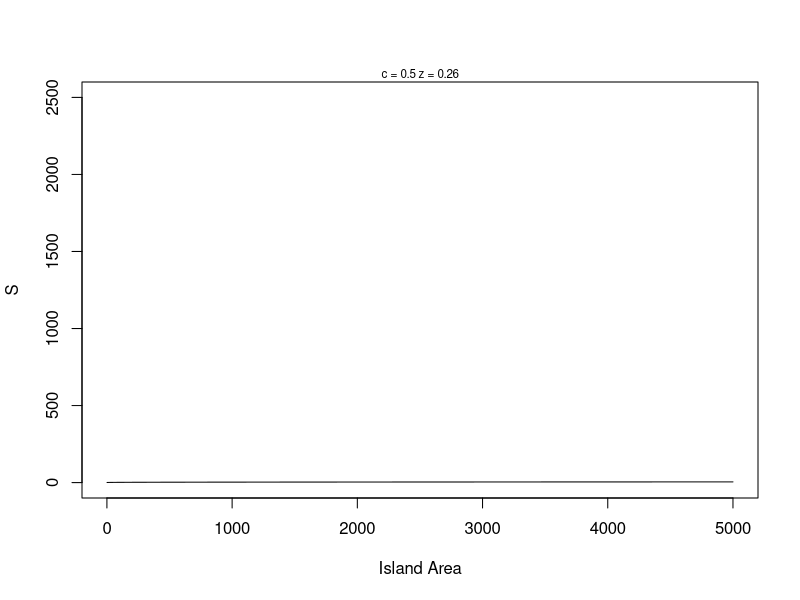
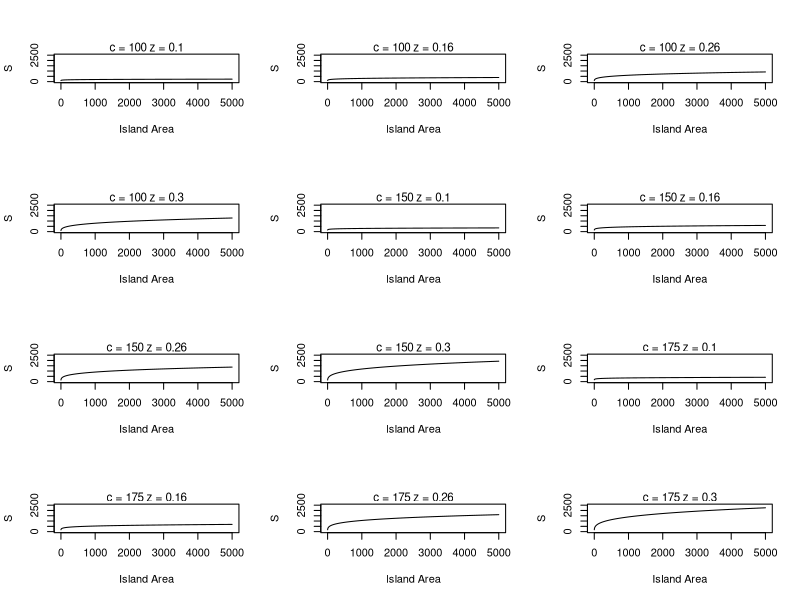
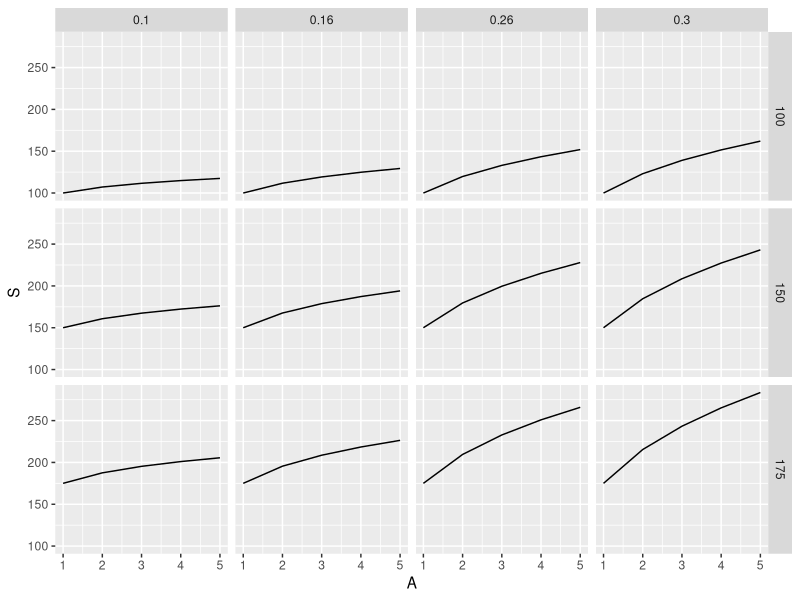
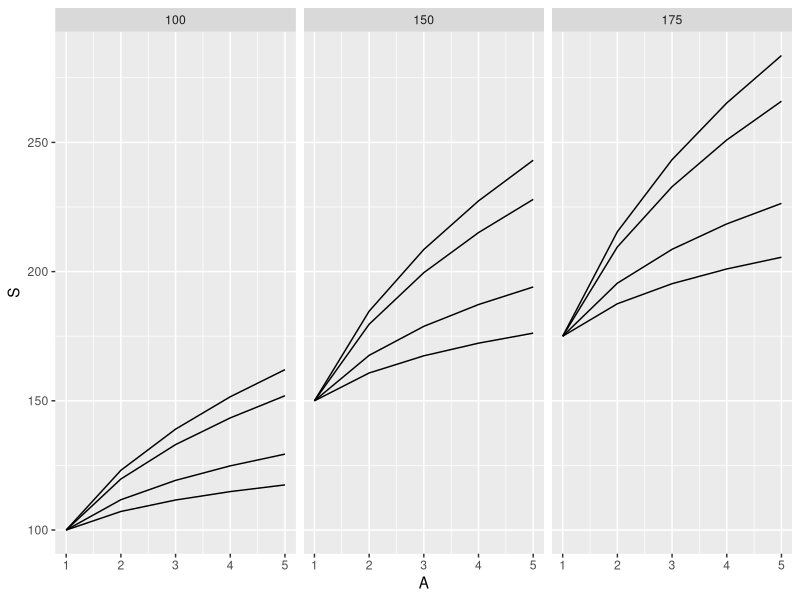
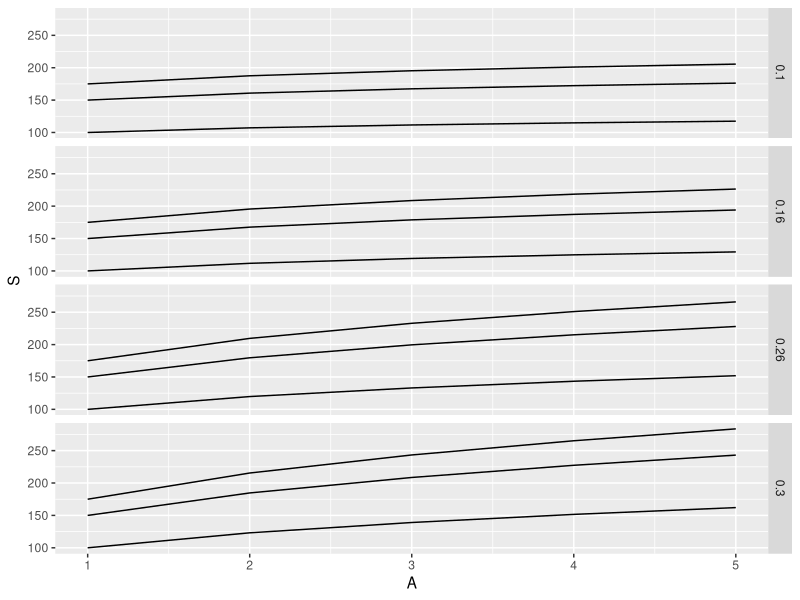

The R script that drew these images, in order:
# -------------------------------------------------------------------------------
# Writing functions for equations and sweeping over parameters 
# 31 Mar 2020
# AAR
# -------------------------------------------------------------------------------
# 
library(ggplot2)

# S=cA^z  describes species-area relationship in ecology (# species as function of area)

 # -------------------------------------------------------------------------------
 # FUNCTION: species_area_curve
 # description: creates a power function for S and A
 # inputs: A is a vector of island areas
 #          c is the intercept constant
 #          z is the slope constant
 # outputs: S is a vector of species richness
 #################################################################################
 species_area_curve <- function(A=1:5000,
                                c=0.5,
                                z=0.26) {
   S <- c*(A^z)
   return(S)
 
 } # end of species_area_curve
 # -------------------------------------------------------------------------------
 
head(species_area_curve())

# -------------------------------------------------------------------------------
# FUNCTION: species_area_plot
# description: plots species area curves with parameter values
# inputs: A = vector of areas
#         c = single value for the c parameter
#         z = single value for the z parameter
# outputs: smoothed curve with parameters printed in a graph
#################################################################################
species_area_plot <- function (A=1:5000,
                               c=0.5,
                               z=0.26){
  plot(x=A, y=species_area_curve(A,c,z), 
       type="l", xlab="Island Area", ylab="S",
       ylim=c(0,2500))
  mtext(paste("c =",c,"z =",z), cex=0.7)

} # end of species_area_plot

# we used R's build in plotting function because for some reason, ggplot does not 
# work well with for loops. You may not get any errors, but you also don't get the plots.
# -------------------------------------------------------------------------------

species_area_plot()


# build a grid of plots!  this is cool!

# global variables
c_pars <- c(100,150,175)
z_pars <- c(0.10,0.16,0.26,0.30)
par(mfrow=c(4,3))

for (i in seq_along(c_pars)) {
  for (j in seq_along(z_pars)) {
    species_area_plot(c=c_pars[i], z=z_pars[j])
  }
}

# while function and repeat function -> they also evaluate a set of lines of code,
# but there will be a conditional operator, a condition that it will check. It will 
# repeat until a condition is met or it will continue to go through the code while
# a certain value is set. Gotelli will not show us these functions because we could
# generate a loop that we can never get out of (infinite loop if the condition can 
# never be met), and then the program will simply hang forever. His preference is to 
# set up the same kind of code in a for loop but instead add the break function, 
# which is kind of a safety because if we don't meet the condition, we will simply 
# finish the loop out and move on from the code. We might have to adjust the length
# of our loop so that we can get the result we want before the break, but it will not
# cause the code to fail or lock up.



# expand.grid function ----------------------------------------------------

expand.grid(c_pars,z_pars) # generates a data.frame as output

# -------------------------------------------------------------------------------
# FUNCTION: sa_output
# description: summary stats for species-area power function
# inputs: vector of predicted species richness values
# outputs: list of max-min, coefficient of variation
#################################################################################
sa_output <- function(S=runif(10)) {
  
  sum_stats <- list(s_gain = max(S)-min(S),
                    s_cv = sd(S)/mean(S))
  return(sum_stats)

} # end of sa_output
# -------------------------------------------------------------------------------

sa_output()


# build program body ------------------------------------------------------

# global variables
Area <- 1:5000
c_pars <- c(100,150,175)
z_pars <- c(0.10, 0.16, 0.26, 0.30)

# set up model data frame
model_frame <- expand.grid(c=c_pars, z=z_pars)
str(model_frame)
model_frame$SGain <- NA
model_frame$SCV <- NA
head(model_frame)

# cycle through model calculations
for (i in 1:nrow(model_frame)) {
  
  # generate S vector
  temp1 <- species_area_curve(A=Area,
                              c=model_frame[i,1],
                              z=model_frame[i,2])
  # calculate output stats
  temp2 <- sa_output(temp1)
  
  # pass results to columns in the data frame
  model_frame[i,c(3,4)] <- temp2
  
}
print(model_frame)


# parameter sweep redux with ggplot graphics ------------------------------------

# even though we can't very easily use ggplot inside a for loop, ggplot has a built in 
# sweeping function of its own, which comes from its facet graphics

area <- 1:5
c_pars <- c(100,150,175)
z_pars <- c(0.10, 0.16, 0.26, 0.30)

# set up model frame
model_frame <- expand.grid(c=c_pars, z=z_pars, A=area)
head(model_frame)
nrow(model_frame)

# add response variable
model_frame$S <- NA

# loop through parameters and fill with sa function
for (i in 1:length(c_pars)) {
  for (j in 1:length(z_pars)) {
    model_frame[model_frame$c==c_pars[i] &
                  model_frame$z==z_pars[j],"S"] <-
      species_area_curve(A=area, c=c_pars[i], z=z_pars[j])
  }
}

head(model_frame)

# now for plotting with ggplot

p1 <- ggplot(data=model_frame)
p1 + geom_line(mapping=aes(x=A, y=S)) +
  facet_grid(c~z)

p2 <- p1
p2 + geom_line(mapping=aes(x=A, y=S, group=z)) +
  facet_grid(.~c)

p3 <- p1
p3 + geom_line(mapping=aes(x=A, y=S, group=c)) + 
  facet_grid(z~.)









  
  
  


 